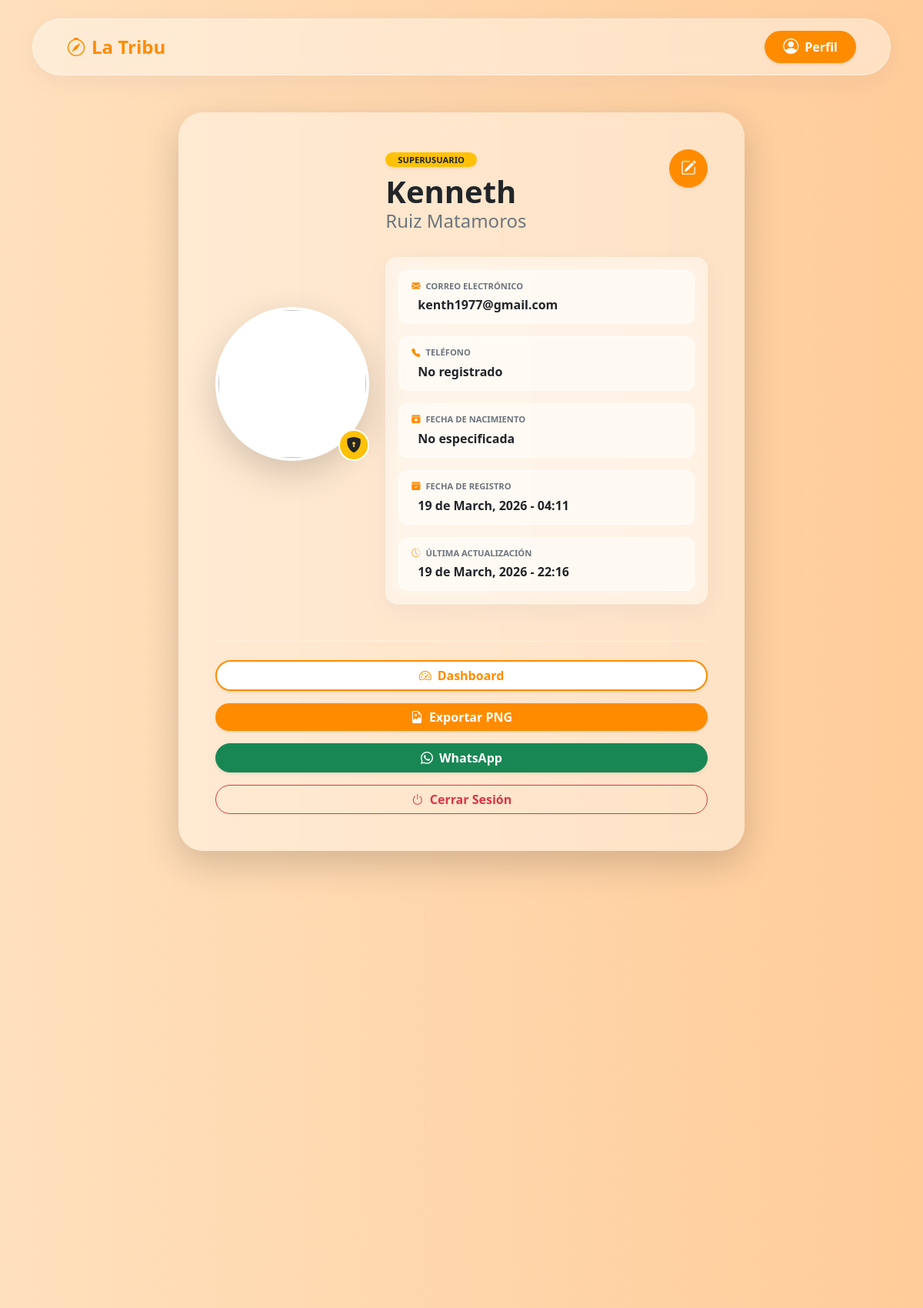
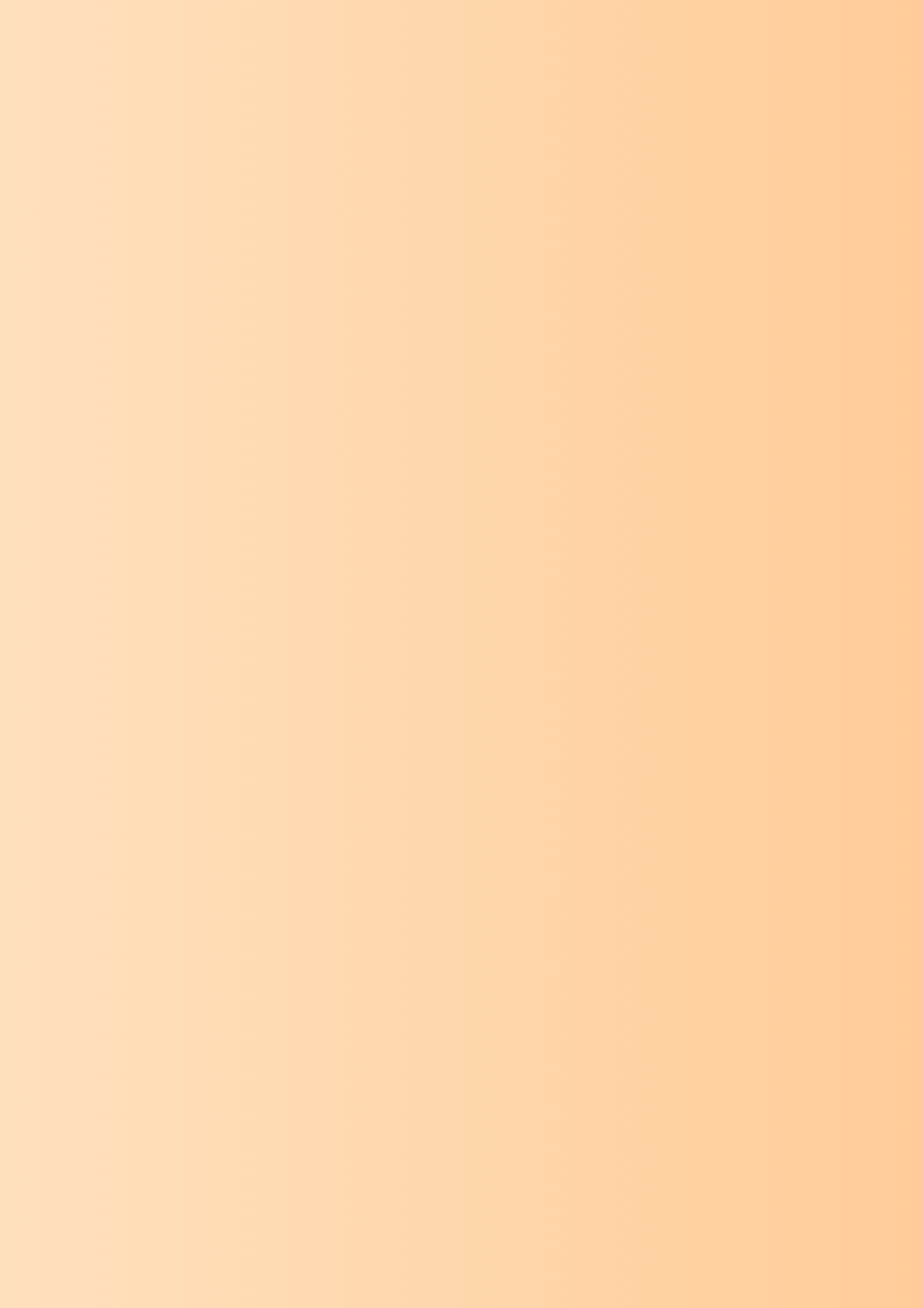
The app's page /profile (signed in, upper part) with its own data (2 pictures, top to bottom).
### models.py (models this page shows)
class User(db.Model):
    id = db.Column(db.Integer, primary_key=True)
    role = db.Column(db.String(20), default='Usuario')
    weight = db.Column(db.Integer, default=1)
    avatar = db.Column(db.String(255), default='default.png')
    name = db.Column(db.String(100), nullable=False)
    last_name_1 = db.Column(db.String(100), nullable=False)
    last_name_2 = db.Column(db.String(100), nullable=False)
    email = db.Column(db.String(120), unique=True, nullable=False)
    phone_code = db.Column(db.String(10))
    phone = db.Column(db.String(20))
    dob = db.Column(db.Date)
    password_hash = db.Column(db.String(255), nullable=False)
    status = db.Column(db.String(20), default='Activo')
    whatsapp = db.Column(db.String(20))
    facebook = db.Column(db.String(255))
    instagram = db.Column(db.String(255))
    address = db.Column(db.String(255))
    institution = db.Column(db.String(200))
    other_info = db.Column(db.Text)
    created_at = db.Column(db.DateTime, default=datetime.utcnow)
    updated_at = db.Column(db.DateTime, default=datetime.utcnow, onupdate=datetime.utcnow)

### routes.py (the view)
@bp.route('/profile')
def profile():
    if 'user_id' not in session:
        return redirect(url_for('main.home'))
    user = User.query.get(session['user_id'])
    if not user:
        session.clear()
        return redirect(url_for('main.home'))
    return render_template('perfil.html', user=user)

### templates/perfil.html (shortened to what this page needs)
{% extends "base.html" %}
{% block content %}
{% set avatar_file = user.avatar or 'default.png' %}
{% if avatar_file != 'default.png' and not avatar_file.startswith('uploads/') %}
    {% set avatar_file = 'uploads/' + avatar_file %}
{% endif %}
<div class="row justify-content-center animate__animated animate__fadeIn">
    <div class="col-lg-10 col-xl-8">
        <div class="glass-panel rounded-5 p-4 p-md-5 mb-4 position-relative overflow-hidden border-0 shadow-lg">
            <div class="row align-items-center">
                <div class="col-md-4 text-center mb-4 mb-md-0">
                    <div class="position-relative d-inline-block">
                        <div class="rounded-circle shadow-lg border border-4 border-white overflow-hidden" style="width: 200px; height: 200px; background-color: #fff;">
                            <img id="mainProfileAvatar" src="{{ url_for('static', filename=avatar_file) }}?v={{ user.updated_at.timestamp() if user.updated_at else '1' }}"
                                 onerror="this.src='{{ url_for('static', filename='default.png') }}'"
                                 style="width: 100%; height: 100%; object-fit: cover; transition: transform 0.2s ease;">
                        </div>
                        {% if user.role == 'Superusuario' %}
                        <span class="position-absolute bottom-0 end-0 badge rounded-pill bg-warning p-2 border border-2 border-white text-dark" title="Superusuario">
                            <i class="bi bi-shield-lock-fill fs-5"></i>
                        </span>
                        {% else %}
                        <span class="position-absolute bottom-0 end-0 badge rounded-pill bg-orange p-2 border border-2 border-white">
                            <i class="bi bi-patch-check-fill fs-5"></i>
                        </span>
                        {% endif %}
                    </div>
                </div>
                <div class="col-md-8">
                    <div class="d-flex flex-column flex-sm-row justify-content-between align-items-center align-items-sm-start mb-4 text-center text-sm-start">
                        <div class="mb-3 mb-sm-0 w-100">
                            {% if user.role == 'Superusuario' %}
                                <span class="badge bg-warning text-dark rounded-pill px-3 mb-2 text-uppercase fw-bold shadow-sm" style="font-size: 0.7rem;">{{ user.role }}</span>
                            {% else %}
                                <span class="badge bg-dark rounded-pill px-3 mb-2 text-uppercase tracking-wider" style="font-size: 0.7rem;">{{ user.role }}</span>
                            {% endif %}
                            <h1 id="mainProfileName" class="fw-bold text-dark mb-0 display-6 text-break">{{ user.name }}</h1>
                            <h3 id="mainProfileLastName" class="text-secondary fw-light text-break fs-4">{{ user.last_name_1 }} {{ user.last_name_2 }}</h3>
                        </div>
                        {% if session.get('user_id') == user.id %}
                        <button class="btn btn-orange rounded-circle shadow-sm flex-shrink-0 d-flex align-items-center justify-content-center p-0" style="width: 50px; height: 50px;" data-bs-toggle="modal" data-bs-target="#editProfileModal" title="Editar mi perfil">
                            <i class="bi bi-pencil-square fs-5 m-0"></i>
                        </button>
                        {% endif %}
                    </div>
                    <div class="glass-panel rounded-4 p-3 bg-white bg-opacity-25 mb-4">
                        <div class="d-flex flex-column gap-3 text-start w-100">
                            <div class="info-item w-100">
                                <label class="text-uppercase text-secondary fw-bold mb-1 d-block" style="font-size: 0.7rem;"><i class="bi bi-envelope-fill text-orange me-1"></i> Correo Electrónico</label>
                                <div id="mainProfileEmail" class="fw-semibold text-break fs-6 ps-2 text-dark">{{ user.email }}</div>
                            </div>
                            <div class="info-item w-100">
                                <label class="text-uppercase text-secondary fw-bold mb-1 d-block" style="font-size: 0.7rem;"><i class="bi bi-telephone-fill text-orange me-1"></i> Teléfono</label>
                                <div id="mainProfilePhone" class="fw-semibold text-break fs-6 ps-2 text-dark">{{ user.phone_code or '' }} {{ user.phone or 'No registrado' }}</div>
                            </div>
                            <div class="info-item w-100">
                                <label class="text-uppercase text-secondary fw-bold mb-1 d-block" style="font-size: 0.7rem;"><i class="bi bi-calendar-heart-fill text-orange me-1"></i> Fecha de Nacimiento</label>
                                <div class="fw-semibold fs-6 ps-2 text-dark d-flex align-items-center flex-wrap gap-2">
                                    <span id="dob-display" data-dob="{{ user.dob.strftime('%Y-%m-%d') if user.dob else '' }}">
                                        {{ user.dob.strftime('%d/%m/%Y') if user.dob else 'No especificada' }}
                                    </span>
                                </div>
                            </div>
                            <div class="info-item w-100">
                                <label class="text-uppercase text-secondary fw-bold mb-1 d-block" style="font-size: 0.7rem;"><i class="bi bi-calendar-check-fill text-orange me-1"></i> Fecha de Registro</label>
                                <div class="fw-semibold text-break fs-6 ps-2 text-dark">{{ user.created_at.strftime('%d de %B, %Y - %H:%M') if user.created_at else 'No disponible' }}</div>
                            </div>
                            <div class="info-item w-100">
                                <label class="text-uppercase text-secondary fw-bold mb-1 d-block" style="font-size: 0.7rem;"><i class="bi bi-clock-history text-orange me-1"></i> Última Actualización</label>
                                <div class="fw-semibold text-break fs-6 ps-2 text-dark">{{ user.updated_at.strftime('%d de %B, %Y - %H:%M') if user.updated_at else 'No disponible' }}</div>
                            </div>
                        </div>
                    </div>
                </div>
            </div>
            <div class="mt-4 pt-4 border-top border-white border-opacity-50 d-flex flex-column flex-sm-row flex-wrap gap-3 justify-content-center justify-content-sm-start">
                {% if session.get('role') == 'Superusuario' %}
                <a href="/dashboard" class="btn bg-white rounded-pill px-4 shadow-sm fw-bold w-100 w-sm-auto" style="color: #ff8c00; border: 2px solid #ff8c00;">
                    <i class="bi bi-speedometer2 me-2"></i>Dashboard
                </a>
                {% endif %}
                <button class="btn btn-orange rounded-pill px-4 shadow-sm fw-bold w-100 w-sm-auto" onclick="window.print()">
                    <i class="bi bi-file-earmark-image me-2"></i>Exportar PNG
                </button>
                <button class="btn btn-success rounded-pill px-4 shadow-sm fw-bold w-100 w-sm-auto" onclick="shareToWhatsapp()">
                    <i class="bi bi-whatsapp me-2"></i>WhatsApp
                </button>
                {% if session.get('user_id') == user.id %}
                <a href="{{ url_for('main.logout') }}" class="btn btn-outline-danger rounded-pill px-4 ms-sm-auto fw-bold w-100 w-sm-auto mt-3 mt-sm-0">
                    <i class="bi bi-power me-2"></i>Cerrar Sesión
                </a>
                {% endif %}
            </div>
        </div>
    </div>
</div>
{% endblock %}

### static/css/global.css (style rules this page uses)
:root { --bg-dark: #1e1e1e; --bg-darker: #121212; --text-light: #f1f1f1; --primary-orange: #ff8c00; --primary-hover: #e07b00; --nav-mobile-height: 65px; }
.text-orange { color: var(--primary-orange) !important; }
a { color: var(--primary-orange); text-decoration: none; }

### templates/base.html (style rules this page uses)
body { background: linear-gradient(to right, #ffe0bd 0%, #ffcc99 100%); background-attachment: fixed; min-height: 100vh; display: flex; flex-direction: column; }
.glass-panel { background: rgba(255, 255, 255, 0.4); backdrop-filter: blur(10px); -webkit-backdrop-filter: blur(10px); border: 1px solid rgba(255, 255, 255, 0.4); box-shadow: 0 8px 32px 0 rgba(31, 38, 135, 0.05); }
.btn-orange { background-color: var(--primary-orange, #ff8c00); color: #fff; border: none; transition: all 0.3s ease; }

### templates/perfil.html (style rules this page uses)
.info-item { background: rgba(255, 255, 255, 0.5); border: 1px solid rgba(255, 255, 255, 0.6); border-radius: 12px; padding: 12px 16px; transition: transform 0.2s ease; }

### records on screen
User: role "SUPERUSUARIO", name "Kenneth", last_name_1 "Ruiz", last_name_2 "Matamoros", email "kenth1977@gmail.com", phone "No registrado", dob "No especificada", created_at "19 de March, 2026 - 04:11", updated_at "19 de March, 2026 - 22:16"
